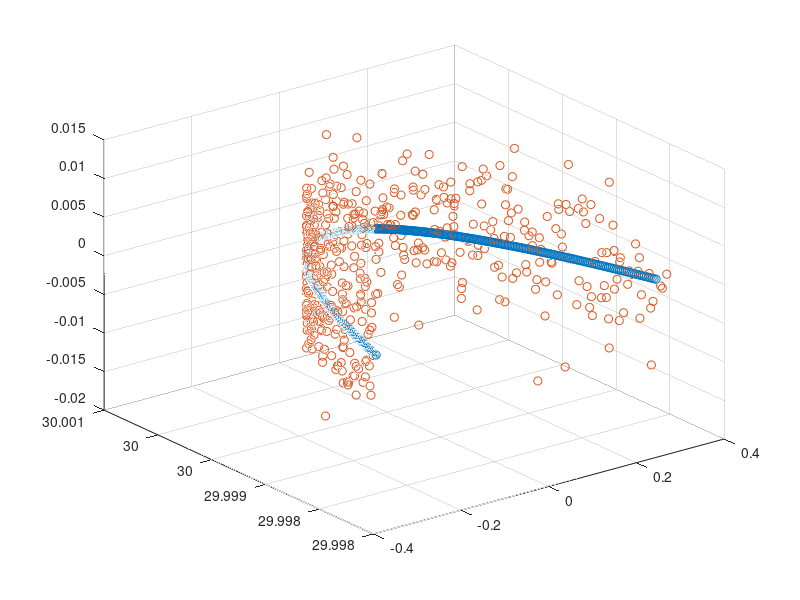

MATLAB code for this plot:
% test generating sample points
radius = 30; % mm
transducer_element = 512;
transducer_amplitude = 70*pi/180;
transducer_element_separation = transducer_amplitude * radius / transducer_element;
amp = transducer_element_separation / radius;
angle_center_of_element = amp/2;
angle = - (amp * transducer_element /2) + angle_center_of_element;
position1 = [];
position2 = [];
position3 = [];
center_point = [0, 30, 0];

for i = 1 : 512
    delta_x = random('Normal',0,0.005);
    delta_z = random('Normal',0,0.005);
    center_point_noise = [delta_x, 30, delta_z];
%     position1 = [position1; radius * sin(angle), radius * cos(angle), 0];
    temp = rotz(-angle)*center_point';
    position2 = [position2; temp'];
    temp_1 = rotz(-angle)*center_point_noise';
    position3 = [position3; temp_1'];
    angle = angle + amp;
end
figure
scatter3(position2(:,1), position2(:,2), position2(:,3))
hold on
scatter3(position3(:,1), position3(:,2), position3(:,3))





